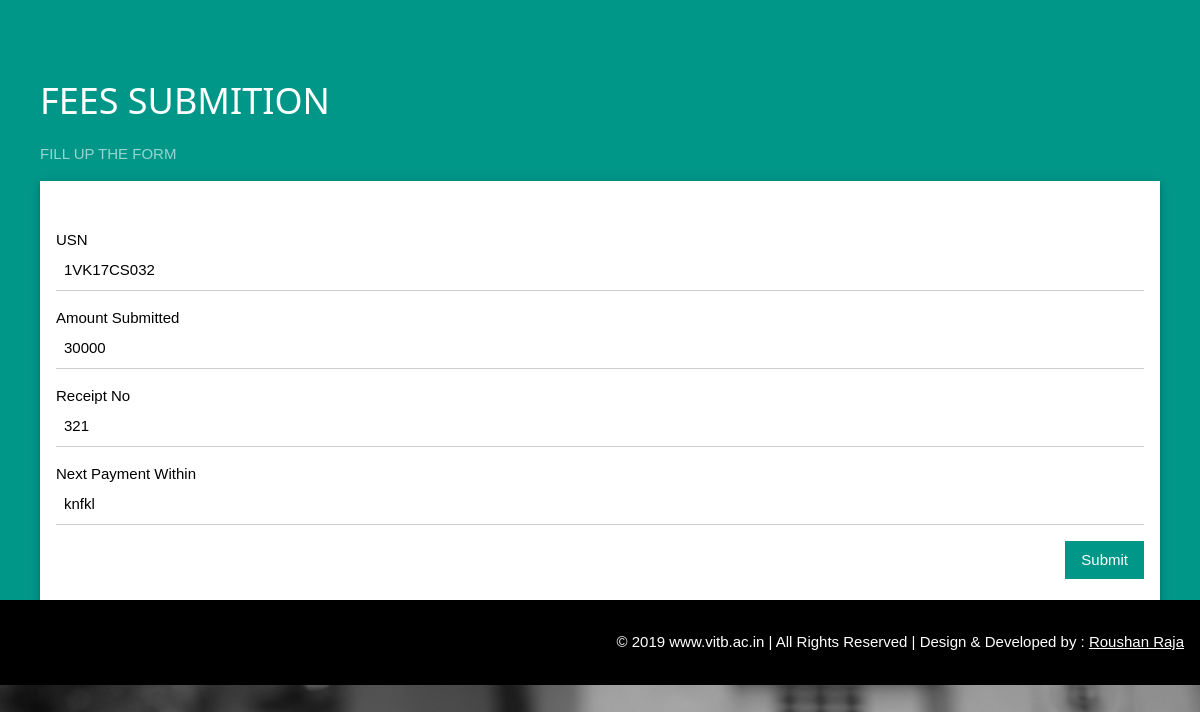
The page /admin/update1.php?usn=1VK17CS032 (signed in) on the database its author committed.
### tables this page shows
CREATE TABLE `fees` (
  `usn` varchar(10) DEFAULT NULL,
  `fees_submitted` varchar(20) DEFAULT NULL,
  `total_fees` varchar(345) NOT NULL DEFAULT '70000',
  `recipt_no` varchar(345) NOT NULL,
  `due_date` varchar(345) NOT NULL
);

### admin/update1.php (the view, shortened to what this page needs)
<?php require "../connection.php"; ?>
<?php
$usn = $_GET['usn'];
$q = "select fees_submitted,due_date,recipt_no from fees where usn='$usn'";
$result=mysqli_query($con,$q);
$row = mysqli_fetch_array($result);
	$feessubmitted = $row['fees_submitted'];
	$duedate = $row['due_date'];
  $recipt = $row['recipt_no'];
?>
<!DOCTYPE html>
<html>
<link rel="stylesheet" href="../css/style.css">
<body class="w3-content" style="max-width:1300px;background-image:url('photos/logo1.jpg');background-size:100% 100%">
<div class=" w3-teal w3-container" style="height:600px">
    <div class="w3-padding-64 w3-padding-large" id="contact">
      <h1>FEES SUBMITION</h1>
      <p class="w3-opacity">FILL UP THE FORM</p>
      <form class="w3-container w3-card w3-padding-32 w3-white" action="query/update_fees.php" method="post" enctype="multipart/form-data" target="_self">
      <div class="w3-section">
          <label>USN</label>
          <input class="w3-input" style="width:100%;" type="text" required name="usn" value="<?php echo $usn ?>">
        </div>
        <div class="w3-section">
          <label>Amount Submitted</label>
          <input class="w3-input" style="width:100%;" type="text" required name="amount" value="<?php echo $feessubmitted ?>">
        </div>
        <div class="w3-section">
          <label>Receipt No</label>
          <input class="w3-input" style="width:100%;" type="text" required name="reciptno" value="<?php echo $recipt ?>">
        </div>
        <div class="w3-section">
          <label>Next Payment Within</label>
          <input class="w3-input" style="width:100%;" type="text" required name="duedate" value="<?php echo $duedate ?>">
        </div>
        <button type="submit" class="w3-button w3-teal w3-right">Submit</button>
      </form>
    </div>
  </div>
  <footer class="w3-container w3-black w3-padding-16">
  <p style="text-align:right"> &copy 2019 www.vitb.ac.in | All Rights Reserved |  Design & Developed by : <a href="https://www.instagram.com/roushan_gopal/" target="_blank">Roushan Raja</a></p>
   </footer>
</body>
</html>

### css/style.css (style rules this page uses)
html { box-sizing:border-box }
*,*:before,*:after { box-sizing:inherit }
html { -ms-text-size-adjust:100%;-webkit-text-size-adjust:100% }
body { margin:0 }
article,aside,details,figcaption,figure,footer,header,main,menu,nav,section { display:block }
a { background-color:transparent }
button,input,select,textarea,optgroup { font:inherit;margin:0 }
button,input { overflow:visible }
button,select { text-transform:none }
button,[type=button],[type=reset],[type=submit] { -webkit-appearance:button }
html,body { font-family:Verdana,sans-serif;font-size:15px;line-height:1.5 }
html { overflow-x:hidden }
h1 { font-size:36px }
h1,h2,h3,h4,h5,h6 { font-family:"Segoe UI",Arial,sans-serif;font-weight:400;margin:10px 0 }
a { color:inherit }
.w3-btn,.w3-button { border:none;display:inline-block;padding:8px 16px;vertical-align:middle;overflow:hidden;text-decoration:none;color:inherit;background-color:inherit;text-align:center;cursor:pointer;white-space:nowrap }
.w3-btn,.w3-button { -webkit-touch-callout:none;-webkit-user-select:none;-khtml-user-select:none;-moz-user-select:none;-ms-user-select:none;user-select:none }
.w3-input { padding:8px;display:block;border:none;border-bottom:1px solid #ccc;width:100% }
.w3-container:after,.w3-container:before,.w3-panel:after,.w3-panel:before,.w3-row:after,.w3-row:before,.w3-row-padding:after,.w3-row-padding:before, .w3-cell-row:before,.w3-cell-row:after,.w3-clear:after,.w3-clear:before,.w3-bar:before,.w3-bar:after { content:"";display:table;clear:both }
.w3-content,.w3-auto { margin-left:auto;margin-right:auto }
.w3-content { max-width:980px }
.w3-container,.w3-panel { padding:0.01em 16px }
.w3-card,.w3-card-2 { box-shadow:0 2px 5px 0 rgba(0,0,0,0.16),0 2px 10px 0 rgba(0,0,0,0.12) }
.w3-opacity,.w3-hover-opacity:hover { opacity:0.60 }
.w3-section,.w3-code { margin-top:16px!important;margin-bottom:16px!important }
.w3-padding-large { padding:12px 24px!important }
.w3-padding-16 { padding-top:16px!important;padding-bottom:16px!important }
.w3-padding-32 { padding-top:32px!important;padding-bottom:32px!important }
.w3-padding-64 { padding-top:64px!important;padding-bottom:64px!important }
.w3-right { float:right!important }
.w3-teal,.w3-hover-teal:hover { color:#fff!important;background-color:#009688!important }
.w3-white,.w3-hover-white:hover { color:#000!important;background-color:#fff!important }
.w3-black,.w3-hover-black:hover { color:#fff!important;background-color:#000!important }

### rows shown on the page
fees: amount "30000", reciptno "321", duedate "knfkl"
